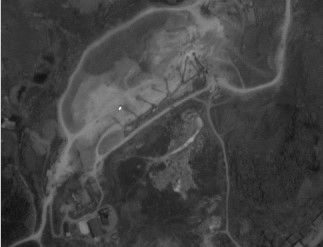
#> input picture jx_3.jpg, 323 x 247 px
$ python PSO+ACE.py
#> lines starting #> are read from the running program, lines starting #| are printed output that depends on the picture; long printed decimals are rounded
import numpy as np
import cv2
from skimage import exposure

# 初始化PSO参数
class PSO:
    def __init__(self, n_particles, dim, bounds, max_iter, fitness_func):
        self.n_particles = n_particles
        self.dim = dim
        self.bounds = bounds
        self.max_iter = max_iter
        self.fitness_func = fitness_func

        # 初始化粒子位置和速度
        self.particles = np.random.uniform(bounds[0], bounds[1], (n_particles, dim))
        self.velocities = np.random.uniform(-1, 1, (n_particles, dim))
        self.personal_best = self.particles.copy()
        self.global_best = None

        self.personal_best_scores = np.full(n_particles, -np.inf)
        self.global_best_score = -np.inf

    def optimize(self):
        for iter in range(self.max_iter):
            for i in range(self.n_particles):
                fitness = self.fitness_func(self.particles[i])
                if fitness > self.personal_best_scores[i]:
                    self.personal_best_scores[i] = fitness
                    self.personal_best[i] = self.particles[i]
                if fitness > self.global_best_score:
                    self.global_best_score = fitness
                    self.global_best = self.particles[i]

            # 更新速度和位置
            inertia = 0.5
            cognitive = 1.5
            social = 1.5
            for i in range(self.n_particles):
                r1, r2 = np.random.rand(), np.random.rand()
                self.velocities[i] = (inertia * self.velocities[i] +
                                      cognitive * r1 * (self.personal_best[i] - self.particles[i]) +
                                      social * r2 * (self.global_best - self.particles[i]))
                self.particles[i] += self.velocities[i]

                # 边界检查
                self.particles[i] = np.clip(self.particles[i], self.bounds[0], self.bounds[1])

# 图像对比度增强函数
def enhance_image(image, params):
    gamma, alpha = params
    brighter_image = alpha * np.power(image, gamma)  # 输出图像
    brighter_image = cv2.normalize(brighter_image,None,0,255,cv2.NORM_MINMAX).astype(np.uint8)
    return brighter_image

# 适应度函数
def fitness_function(params):
    enhanced_image = enhance_image(input_image, params)
    hist = cv2.calcHist([enhanced_image], [0], None, [256], [0, 256])
    hist = hist.flatten()
    hist /= hist.sum()  # 归一化
    entropy = -np.sum(hist * np.log(hist + 1e-5))  # 避免log(0)
    return -entropy

input_image = cv2.imread("jx_3.jpg", cv2.IMREAD_GRAYSCALE)
#> input_image is the input picture: shape (247, 323); min 15, max 255, mean 67.3
bounds = [(0.01, 3), (0.5, 1)]  # 参数的边界
pso = PSO(n_particles=30, dim=2, bounds=bounds, max_iter=50, fitness_func=fitness_function)
pso.optimize()
#> the loop in optimize, `for iter in range(self.max_iter):` made 50 passes
#> pass 1, in enhance_image, `brighter_image = alpha * np.power(image, gamma)`:
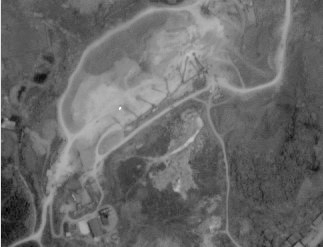
#> brighter_image: shape (247, 323) float64; min 3.34, max 7.36, mean 5.02; drawn with min black and max white
optimal_params = pso.global_best
enhanced_image = enhance_image(input_image, optimal_params)
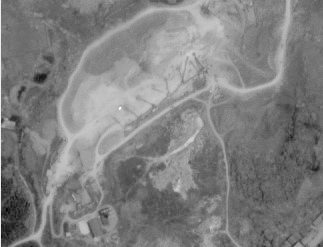
#> enhanced_image: shape (247, 323); min 0, max 255, mean 127.9
print(optimal_params)
#| [0.01499 1.        ]
cv2.imwrite("result1.png",enhanced_image)
